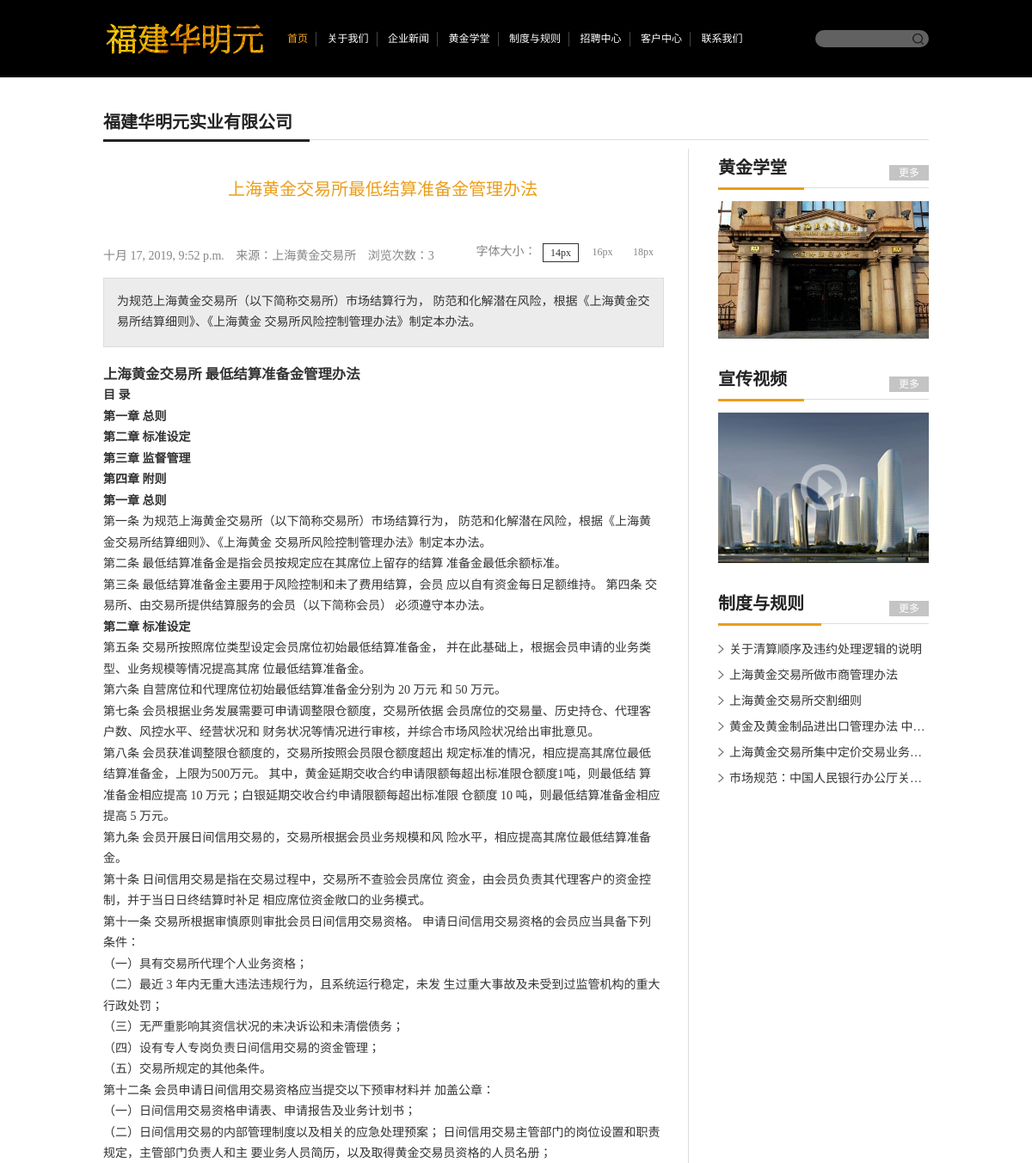
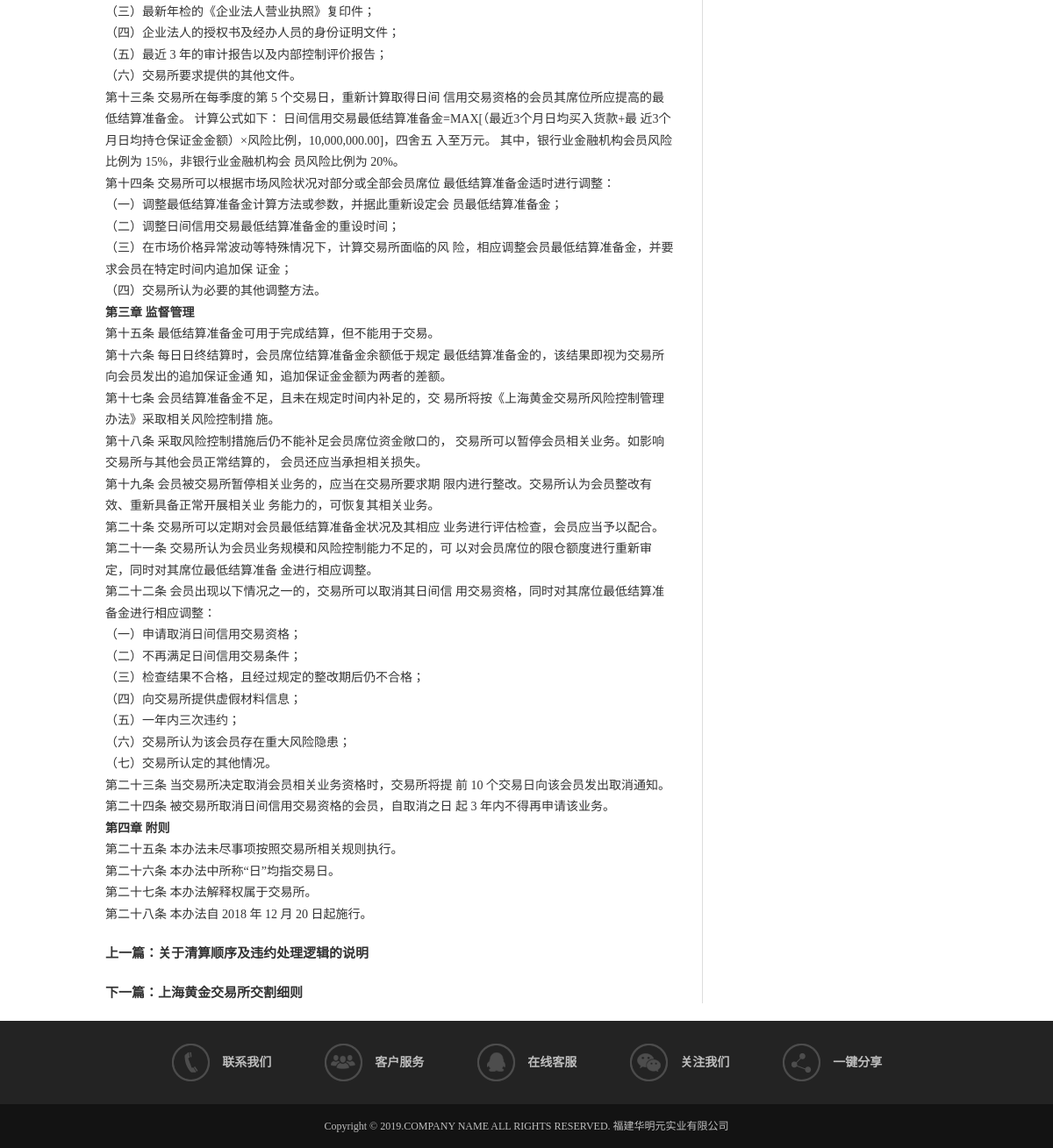
Screenshot of /rule/rule_d/10 with the database file from the repository (2 pictures, top to bottom).
### apps/rule/models.py (models this page shows, shortened)
class Rule(models.Model):
    title = models.CharField(max_length=50,verbose_name="标题",help_text="标题")
    rule_type = models.ForeignKey(RuleType, on_delete=models.DO_NOTHING,verbose_name="制度与规则",help_text="制度与规则")
    author = models.CharField(max_length=50,verbose_name="发布人",help_text="发布人")
    read_num = models.IntegerField(default=0,verbose_name="阅读次数", help_text="阅读次数")
    text = models.TextField(max_length=300,default="",verbose_name="文章摘要", help_text="文章摘要")
    content = RichTextUploadingField(verbose_name="文章", help_text="文章")
    created_time = models.DateTimeField(auto_now_add=True, verbose_name="发布时间", help_text="发布时间")
    class Meta:
        ordering = ["id",'-created_time']
        db_table = "tb_rule"  # 指明数据库表名
        verbose_name = "规则条例"  # 在admin站点中显示的名称
        verbose_name_plural = verbose_name  # 显示的复数名称

### apps/rule/views.py (the view)
# urls.py: path('rule_d/<int:rule_id>', views.rule_d, name="rule_d"),
def rule_d(request, rule_id):
    rule = Rule.objects.get(id=rule_id)
    rule_all = Rule.objects.all().order_by("?")[:6]
    rule.read_num += 1
    rule.save()
    previoud_new = Rule.objects.filter(created_time__lt=rule.created_time).last()
    next_new = Rule.objects.filter(created_time__gt=rule.created_time).first()
    return render(request, "rule/rule_d.html", locals())

### templates/rule/rule_d.html (shortened to what this page needs)
{% extends "index/base.html" %}
{% block main %}
<div class="space_hx">&nbsp;</div>
<div class="scd clearfix">
	<div class="scd_top">
    	<span>福建华明元实业有限公司</span>
    </div>
    <div class="scd_m clearfix">
    	<div class="scd_ml">
        	<h1>{{ rule.title }}</h1>
            <div class="time">
            	<span>{{ rule.created_time }}</span>
                <span>来源：{{ rule.author }}</span>
                <span>浏览次数：{{ rule.read_num }}</span>
                <div class="font">
                	<span>字体大小：</span>
                    <em class="on f_14">14px</em>
                    <em class="f_16">16px</em>
                    <em class="f_18">18px</em>
                </div>
            </div>
            <div class="ctn">
            	<div class="des">
                	<p>{{ rule.text }}</p>
                </div>
                <div class="ctn_m">
                    {{ rule.content|safe }}
                </div>
            </div>
            <div class="space_hx">&nbsp;</div>
            <div style="font-size: 15px">
                {% if previoud_new %}
                    <h4>上一篇：<a href="{% url 'rule_d' previoud_new.pk %}">{{ previoud_new.title }}</a></h4>
                {% else %}
                   <h4>上一篇：暂无</h4>
               {% endif %}
            <div class="space_hx">&nbsp;</div>
                {% if next_new %}
                    <h4>下一篇：<a href="{% url 'rule_d' next_new.pk %}">{{ next_new.title }}</a></h4>
                {% else %}
                   <h4>下一篇：暂无最新</h4>
               {% endif %}
            </div>
        </div>
        <div class="scd_mr">
        	<div class="box_h">
            	<span>黄金学堂</span>
                <a href="{% url 'golds' %}">更多</a>
            </div>
            <div class="box_m"><img src="../../static/upload/timg.jpg" alt="黄金学堂"/></div>
            <div class="space_hx">&nbsp;</div>
            <div class="box_h">
            	<span>宣传视频</span>
                <a href="javascript:void(0);">更多</a>
            </div>
            <div class="box_m">
            	<div class="videoRow-box">
                    <div class="rel">
                        <a href="javascript:;" class="videoImg">
                            <span class="play-btn"><img src="../../static/images/icon7.png"></span>
                        </a>
                    </div>
                </div>
            </div>
            <div class="space_hx">&nbsp;</div>
            <div class="box_h">
            	<span>制度与规则</span>
                <a href="{% url 'rule' %}" target="_blank">更多</a>
            </div>
            <div class="box_m">
            	<ul>
                    {% for rule in rule_all %}
                	    <li><a href="{% url 'rule_d' rule.id %}" target="_blank">{{ rule.title }}</a></li>
                    {% endfor %}
                </ul>
            </div>
        </div>
    </div>
</div>
{% endblock %}

### static/css/thems.css (style rules this page uses)
body { font-family:"Microsoft Yahei";font-size:14px;color:#333; padding:0; margin:0; }
a { color:#333; }
div { -webkit-transition: all .3s ease-in-out 0s;-moz-transition: all .3s ease-in-out 0s;-ms-transition: all .3s ease-in-out 0s;-o-transition: all .3s ease-in-out 0s;transition: all .3s ease-in-out 0s; }
.rel { position:relative; }
.play-btn { position:absolute;top:50%;left:50%;opacity:0.9;color:#2b2b2b;margin:-27px 0 0 -27px;border-radius:50%;text-align:center;line-height:1;width:54px; height:54px; }
.videoRow-box .play-btn img { width:54px; height:54px; vertical-align:top; }
.videoImg { position:relative;display:block;z-index:9; }
.scd { width:1170px; margin:0px auto; padding:10px 0 20px; }
.scd .scd_top { width:100%; height:40px; line-height:40px; border-bottom:1px solid #ddd; position:relative; text-align:left; }
.scd .scd_top span { display:inline-block; *display:inline; zoom:1; height:40px; line-height:40px; padding-right:20px; font-size:20px; color:#232323; font-weight:bold; border-bottom:3px solid #232323; position:absolute; left:0; top:0; z-index:99; }
.scd .scd_m { width:100%; padding-top:10px; }
.scd_m .scd_ml { width:850px; float:left; text-align:left; font-size:14px; line-height:175%; border-right:1px solid #ddd; padding-right:38px; }
.scd_m .scd_ml h1 { width:100%; text-align:center; padding:35px 0; font-size:20px; color:#EC9D19; font-weight:normal; margin-bottom:15px; }
.scd_m .scd_ml .time { width:100%; height:30px; line-height:30px; position:relative; }
.scd_m .scd_ml .time span { display:inline-block; *display:inline; zoom:1; height:30px; line-height:30px; margin-right:10px; color:#858585; }
.scd_m .scd_ml .time .font { width:40%; position:absolute; right:0; top:0; text-align:right; }
.scd_m .scd_ml .time .font span,.scd_m .scd_ml .time .font em { display:inline-block; *display:inline; zoom:1; height:20px; line-height:20px; vertical-align:top; margin-top:5px; margin:0 2px; }
.scd_m .scd_ml .time .font em { width:40px; text-align:center; font-size:14px;color:#858585; cursor:pointer; font-size:12px; }
.scd_m .scd_ml .time .font em.on { border:1px solid #333; color:#333; }
.scd_m .scd_ml .ctn { width:100%;-webkit-transition: all .3s ease-in-out 0s;-moz-transition: all .3s ease-in-out 0s;-ms-transition: all .3s ease-in-out 0s;-o-transition: all .3s ease-in-out 0s;transition: all .3s ease-in-out 0s; }
.scd_m .scd_ml .ctn .des { width:100%; padding:15px 0; background:#ECECEC; border:1px solid #ddd; margin:10px 0; }
.scd_m .scd_ml .ctn .des p { width:830px; margin:0px auto; line-height:175%; }
.scd_m .scd_ml .ctn_m { width:100%; margin-top:20px; text-align:left; }
.scd_m .scd_mr { width:245px; float:right; }
.scd_mr .box_h { width:100%; height:45px; line-height:45px; position:relative; border-bottom:1px solid #ddd; margin-bottom:15px; }
.scd_mr .box_h span { display:inline-block; *display:inline; zoom:1; height:45px; line-height:45px; padding-right:20px; border-bottom:3px solid #EC9D19; font-size:20px; color:#232323; font-weight:bold; position:absolute; left:0; top:0; }
.scd_mr .box_h a { display:inline-block; *display:inline; zoom:1; width:46px; height:18px; background:#C4C4C4; text-align:center; line-height:18px; font-size:12px; color:#FFF; position:absolute; right:0; bottom:8px; }
.scd_mr .box_m { width:100%; margin-bottom:5px; }
.scd_mr .box_m img { width:100%; height:auto; vertical-align:top; }
.scd_mr .box_m ul { width:100%; }
.scd_mr .box_m ul li { width:100%; height:30px; line-height:30px; white-space:nowrap; overflow:hidden; text-overflow:ellipsis; background:url(../images/icon8.png) no-repeat left center; }
.scd_mr .box_m ul li a { font-size:14px; margin-left:13px; }

### static/css/responsive.css (style rules this page uses)
@media screen and (max-width:1200px) { .header .head,.banner,.i_ma,.i_mb,.friend,.fn_bg .f_nav,.scd { width:960px; } }
@media screen and (max-width:1200px) { .scd_m .scd_ml { width:650px; padding-right:30px; } }
@media screen and (max-width:1200px) { .scd_m .scd_ml .ctn .des p { width:620px; } }

### rows the page displays
Rule: title "上海黄金交易所最低结算准备金管理办法", created_time "十月 17, 2019, 9:52 p.m.", author "上海黄金交易所", read_num "3", text "为规范上海黄金交易所（以下简称交易所）市场结算行为， 防范和化解潜在风险，根据《上海黄金交易所结算细则》、《上海黄金 交易所风险控制管理办法》制定本办法。", content "上海黄金交易所 最低结算准备金管理办法 目 录 第一章 总则 第二章 标准设定 第三章 监督管理 第四章 附则 第一章 总则 第一条 为规范上海黄金交易所（以下简称交易所）市场结算行为， 防范和化解潜在风险，根据《上海黄金交易所结算细则》、《上海黄金 交易所风险控制管理办法》制定本办法。 第二条 最低结算准备金是指会员按规定应在其席位上留存的结算 准备金最低余额标准。 第三条 最低结算准备金主要用于风险控制和未了费用结算，会员 应以自有资金每日足额维持。 第四条 交易所、由交易所提供结算服务的会员（以下简称会员） 必须遵守本办法。 第二章 标准设定 第五条 交易所按照席位类型设定会员席位初始最低结算准备金， 并在此基础上，根据会员申请的业务类型、业务规模等情况提高其席 位最低结算准备金。 第六条 自营席位和代理席位初始最低结算准备金分别为 20 万元 和 50 万元。 第七条 会员根据业务发展需要可申请调整限仓额度，交易所依据 会员席位的交易量、历史持仓、代理客户数、风控水平、经营状况和 财务状况等情况进行审核，并综合市场风险状况给出审批意见。 第八条 会员获准调整限仓额度的，交易所按照会员限仓额度超出 规定标准的情况，相应提高其席位最低结算准备金，上限为500万元。 其中，黄金延期交收合约申请限额每超出标准限仓额度1吨，则最低结 算准备金相应提高 10 万元；白银延期交收合约申请限额每超出标准限 仓额度 10 吨，则最低结算准备金相应提高 5 万元。 第九条 会员开展日间信用交易的，交易所根据会员业务规模和风 险水平，相应提高其席位最低结算准备金。 第十条…"
Rule: title "关于清算顺序及违约处理逻辑的说明"
Rule: title "上海黄金交易所交割细则"
Rule: title "上海黄金交易所做市商管理办法"
Rule: title "黄金及黄金制品进出口管理办法 中…"
Rule: title "上海黄金交易所集中定价交易业务…"
Rule: title "市场规范：中国人民银行办公厅关…"
